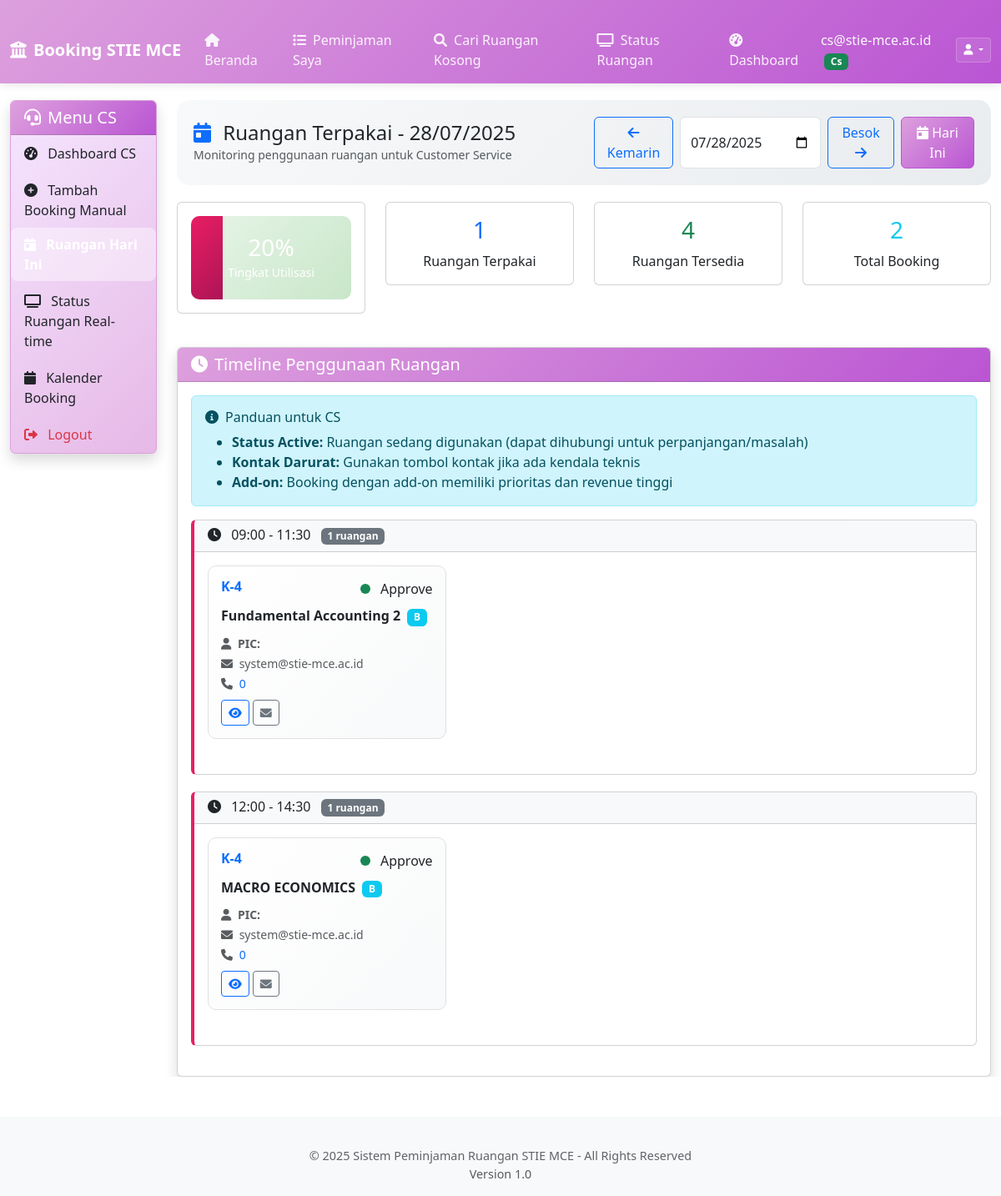
Screenshot of /cs/today_rooms.php?date=2025-07-28 (signed in) with the database file from the repository.
### tables this page shows
CREATE TABLE `tbl_booking` (
  `id_booking` int(11) NOT NULL,
  `id_user` int(11) NOT NULL,
  `id_ruang` int(11) NOT NULL,
  `nama_acara` varchar(200) NOT NULL,
  `tanggal` date NOT NULL,
  `jam_mulai` time NOT NULL,
  `jam_selesai` time NOT NULL,
  `keterangan` text NOT NULL,
  `nama` varchar(100) NOT NULL,
  `no_penanggungjawab` int(15) NOT NULL,
  `status` enum('pending','approve','rejected','cancelled','active','done') NOT NULL DEFAULT 'pending',
  `checked_out_by` varchar(50) DEFAULT NULL,
  `checkout_status` enum('pending','manual_checkout','auto_completed','force_checkout') NOT NULL DEFAULT 'pending',
  `checkout_time` datetime DEFAULT NULL,
  `completion_note` varchar(255) DEFAULT NULL,
  `is_external` tinyint(1) NOT NULL DEFAULT 0,
  `activated_at` datetime DEFAULT NULL,
  `activated_by` varchar(50) DEFAULT NULL,
  `activation_note` text DEFAULT NULL,
  `approved_at` datetime DEFAULT NULL,
  `approved_by` varchar(50) DEFAULT NULL,
  `approval_reason` text DEFAULT NULL,
  `cancelled_by` varchar(50) DEFAULT NULL,
  `cancelled_at` datetime DEFAULT NULL,
  `cancellation_reason` text DEFAULT NULL,
  `auto_approved` tinyint(1) DEFAULT 0 COMMENT 'Was this booking auto-approved?',
  `auto_approval_reason` varchar(255) DEFAULT NULL COMMENT 'Reason for auto-approval',
  `created_at` timestamp NOT NULL DEFAULT current_timestamp(),
  `id_schedule` int(11) DEFAULT NULL COMMENT 'Jika booking ini dari jadwal kuliah berulang',
  `booking_type` enum('manual','recurring','external') DEFAULT 'manual' COMMENT 'Jenis booking',
  `auto_generated` tinyint(1) DEFAULT 0,
  `created_by_cs` tinyint(1) DEFAULT 0 COMMENT 'Dibuat oleh CS',
  `cs_user_id` int(11) DEFAULT NULL COMMENT 'ID user CS yang membuat booking',
  `addon_total_cost` decimal(10,2) DEFAULT 0.00 COMMENT 'Total biaya add-on',
  `base_price` decimal(10,2) DEFAULT 0.00 COMMENT 'Harga dasar ruangan',
  `addon_total` decimal(10,2) DEFAULT 0.00 COMMENT 'Total harga add-on',
  `total_amount` decimal(10,2) GENERATED ALWAYS AS (`base_price` + `addon_total`) STORED COMMENT 'Total pembayaran',
  `payment_status` enum('pending','paid','partial','refund') DEFAULT 'pending',
  `payment_method` varchar(50) DEFAULT NULL,
  `payment_date` datetime DEFAULT NULL,
  `karyawan_id` int(11) DEFAULT NULL COMMENT 'Direct reference ke dbIRIS.tblKaryawan',
  `user_type` enum('local','dosen_iris','external') DEFAULT 'local' COMMENT 'Tipe user',
  `nik_dosen` varchar(20) DEFAULT NULL COMMENT 'NIK dosen dari dbIRIS',
  `nama_dosen` varchar(200) DEFAULT NULL COMMENT 'Nama dosen dari dbIRIS',
  `email_dosen` varchar(100) DEFAULT NULL COMMENT 'Email dosen dari dbIRIS',
  `tahun_akademik_info` varchar(20) DEFAULT NULL COMMENT 'Tahun akademik (2024/2025)',
  `periode_info` varchar(20) DEFAULT NULL COMMENT 'Ganjil/Genap/Pendek',
  `catatan_dosen` text DEFAULT NULL COMMENT 'Catatan tambahan dari dosen'
);

CREATE TABLE `tbl_ruang` (
  `id_ruang` int(11) NOT NULL,
  `id_gedung` int(11) NOT NULL,
  `nama_ruang` varchar(100) NOT NULL,
  `kapasitas` int(11) NOT NULL,
  `lokasi` varchar(50) NOT NULL,
  `fasilitas` text DEFAULT NULL COMMENT 'Daftar fasilitas ruangan',
  `allowed_roles` set('admin','mahasiswa','dosen','karyawan') DEFAULT 'admin,mahasiswa,dosen,karyawan' COMMENT 'Role yang boleh booking ruangan ini',
  `description` text DEFAULT NULL COMMENT 'Deskripsi ruangan'
);

CREATE TABLE `tbl_recurring_schedules` (
  `id_schedule` int(11) NOT NULL,
  `id_ruang` int(11) NOT NULL,
  `nama_matakuliah` varchar(200) NOT NULL,
  `kelas` varchar(50) NOT NULL,
  `dosen_pengampu` varchar(200) NOT NULL,
  `hari` enum('monday','tuesday','wednesday','thursday','friday','saturday','sunday') NOT NULL,
  `jam_mulai` time NOT NULL,
  `jam_selesai` time NOT NULL,
  `semester` varchar(20) NOT NULL,
  `tahun_akademik` varchar(20) NOT NULL,
  `start_date` date NOT NULL COMMENT 'Tanggal mulai perkuliahan',
  `end_date` date NOT NULL COMMENT 'Tanggal selesai perkuliahan',
  `status` enum('active','inactive') DEFAULT 'active',
  `created_by` int(11) NOT NULL,
  `created_at` timestamp NOT NULL DEFAULT current_timestamp(),
  `updated_at` timestamp NOT NULL DEFAULT current_timestamp() ON UPDATE current_timestamp()
);

CREATE TABLE `tbl_users` (
  `id_user` int(11) NOT NULL,
  `email` varchar(255) NOT NULL,
  `nik` varchar(50) DEFAULT NULL,
  `nama` varchar(255) DEFAULT NULL,
  `password` varchar(255) NOT NULL,
  `role` enum('admin','dosen','cs','mahasiswa') NOT NULL
);

### cs/today_rooms.php (the view, shortened to what the rows shown need)
<?php
require_once '../config.php';
require_once '../functions.php';
$selectedDate = isset($_GET['date']) ? $_GET['date'] : date('Y-m-d');
$roomUsageQuery = "SELECT b.*, r.nama_ruang, r.kapasitas, g.nama_gedung, u.email, u.role as user_role,
                          rs.nama_matakuliah, rs.kelas, rs.dosen_pengampu,
                          ba.addon_total_cost
                   FROM tbl_booking b
                   JOIN tbl_ruang r ON b.id_ruang = r.id_ruang
                   LEFT JOIN tbl_gedung g ON r.id_gedung = g.id_gedung
                   JOIN tbl_users u ON b.id_user = u.id_user
                   LEFT JOIN tbl_recurring_schedules rs ON b.id_schedule = rs.id_schedule
                   LEFT JOIN (SELECT id_booking, SUM(total_price) as addon_total_cost
                             FROM tbl_booking_addons GROUP BY id_booking) ba ON b.id_booking = ba.id_booking
                   WHERE b.tanggal = ? AND b.status IN ('approve', 'active', 'done')
                   ORDER BY b.jam_mulai ASC, r.nama_ruang ASC";
try {
    $stmt = $conn->prepare($roomUsageQuery);
    $stmt->execute([$selectedDate]);
    $roomUsage = $stmt->fetchAll();
} catch (PDOException $e) {
    $roomUsage = [];
    $error_message = "Error: " . $e->getMessage();
}
$timeSlots = [];
foreach ($roomUsage as $booking) {
    $timeKey = $booking['jam_mulai'] . '-' . $booking['jam_selesai'];
    if (!isset($timeSlots[$timeKey])) {
        $timeSlots[$timeKey] = [];
    }
    $timeSlots[$timeKey][] = $booking;
}
ksort($timeSlots);
?>
<!DOCTYPE html>
<html lang="id">
<head>
    <link rel="stylesheet" href="../style.css">
    <link rel="stylesheet" href="https://cdnjs.cloudflare.com/ajax/libs/font-awesome/6.0.0/css/all.min.css">
    <link rel="stylesheet" href="https://cdn.jsdelivr.net/npm/bootstrap@5.3.0/dist/css/bootstrap.min.css">
</head>
<body class="cs-theme">
    <div class="container-fluid mt-4">
        <div class="row">
            <div class="col-md-9 col-lg-10">
                <div class="card shadow">
                    <div class="card-body">
                        <?php if (empty($roomUsage)): ?>
                            <div class="text-center py-5">
                                <i class="fas fa-calendar-times fa-3x text-muted mb-3"></i>
                                <h5 class="text-muted">Tidak ada ruangan yang terpakai pada tanggal ini</h5>
                                <p class="text-muted">Semua ruangan kosong atau belum ada booking yang disetujui</p>
                                <a href="add-booking.php" class="btn btn-primary">
                                    <i class="fas fa-plus me-2"></i>Tambah Booking Manual
                                </a>
                            </div>
                        <?php else: ?>
                            <?php foreach ($timeSlots as $timeRange => $bookings): ?>
                                <?php
                                list($startTime, $endTime) = explode('-', $timeRange);
                                $currentTime = date('H:i:s');
                                $isCurrentTime = ($selectedDate === date('Y-m-d')) &&
                                               ($currentTime >= $startTime && $currentTime <= $endTime);
                                ?>
                                <div class="time-slot-card card <?= $isCurrentTime ? 'border-danger' : '' ?>">
                                    <div class="card-header <?= $isCurrentTime ? 'bg-danger text-white' : 'bg-light' ?>">
                                        <h6 class="mb-0">
                                            <i class="fas fa-clock me-2"></i>
                                            <?= formatTime($startTime) ?> - <?= formatTime($endTime) ?>
                                            <span class="badge bg-secondary ms-2"><?= count($bookings) ?> ruangan</span>
                                        </h6>
                                    </div>
                                    <div class="card-body">
                                        <div class="row">
                                            <?php foreach ($bookings as $booking): ?>
                                                <div class="col-md-6 col-lg-4 mb-3">
                                                    <div class="room-item <?= $booking['status'] === 'active' ? 'active' : '' ?>">
                                                        <div class="d-flex justify-content-between align-items-start mb-2">
                                                            <h6 class="fw-bold text-primary mb-0">
                                                                <?= htmlspecialchars($booking['nama_ruang']) ?>
                                                            </h6>
                                                            <div>
                                                                <?php
                                                                switch ($booking['status']) {
                                                                    case 'approve':
                                                                        echo '<span class="status-indicator bg-success"></span>';
                                                                        break;
                                                                }
                                                                ?>
                                                                <?= ucfirst($booking['status']) ?>
                                                            </div>
                                                        </div>
                                                        <p class="fw-bold mb-2">
                                                            <?= htmlspecialchars($booking['nama_matakuliah'] ?? $booking['nama_acara']) ?>
                                                            <?php if (!empty($booking['kelas'])): ?>
                                                                <span class="badge bg-info ms-1"><?= htmlspecialchars($booking['kelas']) ?></span>
                                                            <?php endif; ?>
                                                        </p>
                                                        <div class="mb-2">
                                                            <small class="text-muted">
                                                                <i class="fas fa-user me-1"></i>
                                                                <strong>PIC:</strong> <?= htmlspecialchars($booking['nama_penanggungjawab']) ?>
                                                            </small>
                                                            <br>
                                                            <small class="text-muted">
                                                                <i class="fas fa-envelope me-1"></i>
                                                                <?= htmlspecialchars($booking['email']) ?>
                                                            </small>
                                                            <br>
                                                            <small class="text-muted">
                                                                <i class="fas fa-phone me-1"></i>
                                                                <a href="tel:<?= htmlspecialchars($booking['no_penanggungjawab']) ?>" class="text-decoration-none">
                                                                    <?= htmlspecialchars($booking['no_penanggungjawab']) ?>
                                                                </a>
                                                            </small>
                                                        </div>
                                                        <div class="d-flex gap-1">
                                                            <button class="btn btn-sm btn-outline-primary"
                                                                    data-bs-toggle="modal"
                                                                    data-bs-target="#detailModal<?= $booking['id_booking'] ?>">
                                                                <i class="fas fa-eye"></i>
                                                            </button>
                                                            <a href="mailto:<?= htmlspecialchars($booking['email']) ?>"
                                                               class="btn btn-sm btn-outline-secondary">
                                                                <i class="fas fa-envelope"></i>
                                                            </a>
                                                        </div>
                                                    </div>
                                                </div>
                                            <?php endforeach; ?>
                                        </div>
                                    </div>
                                </div>
                            <?php endforeach; ?>
                        <?php endif; ?>
                    </div>
                </div>
            </div>
        </div>
    </div>
</body>
</html>

### rows the page displays
tbl_booking: jam_mulai "09:00", jam_selesai "11:30", count($bookings) "1", id_ruang.nama_ruang "K-4", status "Approve", id_schedule.nama_matakuliah "Fundamental Accounting 2", id_schedule.kelas "B", id_user.email "system@stie-mce.ac.id", no_penanggungjawab "0"
tbl_booking: jam_mulai "12:00", jam_selesai "14:30", count($bookings) "1", id_ruang.nama_ruang "K-4", status "Approve", id_schedule.nama_matakuliah "MACRO ECONOMICS", id_schedule.kelas "B", id_user.email "system@stie-mce.ac.id", no_penanggungjawab "0"

### other values shown
$userDisplayName "cs@stie-mce.ac.id"
$userRole "Cs"
formatDate($selectedDate) "28/07/2025"
$utilizationRate "20"
$usedRooms "1"
$availableRooms "4"
count($roomUsage) "2"
$config['site_name'] "Sistem Peminjaman Ruangan STIE MCE"
